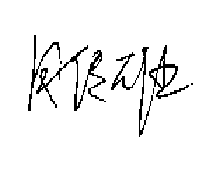
#> input picture signatures/zcx/微信截图_20180917104826.png, 220 x 170 px, found by its file name
$ python img_process.py
#> lines starting #> are read from the running program, lines starting #| are printed output that depends on the picture; after the words box and inside, x2 and y2 are one past the last pixel; in counts of white or black regions, pixels touching at a corner belong together
### preprocess/img_thre_and_cut.py
# -*- coding: utf-8 -*-
'''
__author__ = 'kongzixiang'
'''

import os
import glob
from PIL import Image

def thre_and_cut(path):
    im=Image.open(path)
#> im is the input picture: PIL image 220x170 L; 94.8% white; black in thin lines or dots, all inside (x1, y1, x2, y2) = (28, 35, 193, 137)
    Lim=im.convert('L')
    threshold = 90
    table=[]
    for i in range(256):
      if i <threshold:
         table.append(0)
      else :
         table.append(1)

    img = Lim.point(table,'1')
    img=img.convert('RGB')

    pixels=img.load()

    width,height=img.size
#> width = 220; height = 170

    x_region=[]
    y_region=[]

    for y in range(height):
        for x in range(width):
            L=pixels[x, y][0]*0.3+pixels[x, y][1]*0.59+pixels[x, y][2]*0.11
            if L<10:
                x_region.append(x)
                y_region.append(y)
#> after the loop, x_region = 1940 values, max 192 at index 1210, min 28 at index 1763, mean 105.1; y_region = 1940 values from 35 to 136

    x_left=min(x_region)
#> x_left = 28
    x_right=max(x_region)
#> x_right = 192
    y_up=min(y_region)
#> y_up = 35
    y_down=max(y_region)
#> y_down = 136

    region_left=x_left-20
#> region_left = 8
    region_right=x_right+20
#> region_right = 212
    region_up=y_up-20
#> region_up = 15
    region_down=y_down+20
#> region_down = 156
    region=(region_left,region_up,region_right,region_down)
#> region = (8, 15, 212, 156)

    crop_img=img.crop(region)
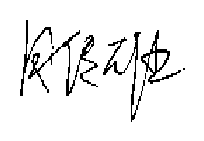
#> crop_img: PIL image 204x141 RGB; 93.3% white; black in thin lines or dots, all inside (x1, y1, x2, y2) = (20, 20, 185, 122)
    crop_img=crop_img.convert('L')
    crop_img=crop_img.resize((220,170))
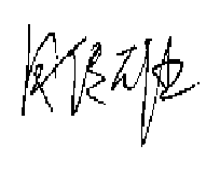
#> crop_img: PIL image 220x170 L; min 0, max 255, mean 237.7
    return crop_img

### img_process.py
# -*- coding: utf-8 -*-
'''
__author__ = 'kongzixiang'
'''

from preprocess.img_thre_and_cut import thre_and_cut

path=r'C:\Users\kongzixiang\Desktop\signature_recognition\微信截图_20180917104826.png'
img=thre_and_cut(path)
img.save(path)
